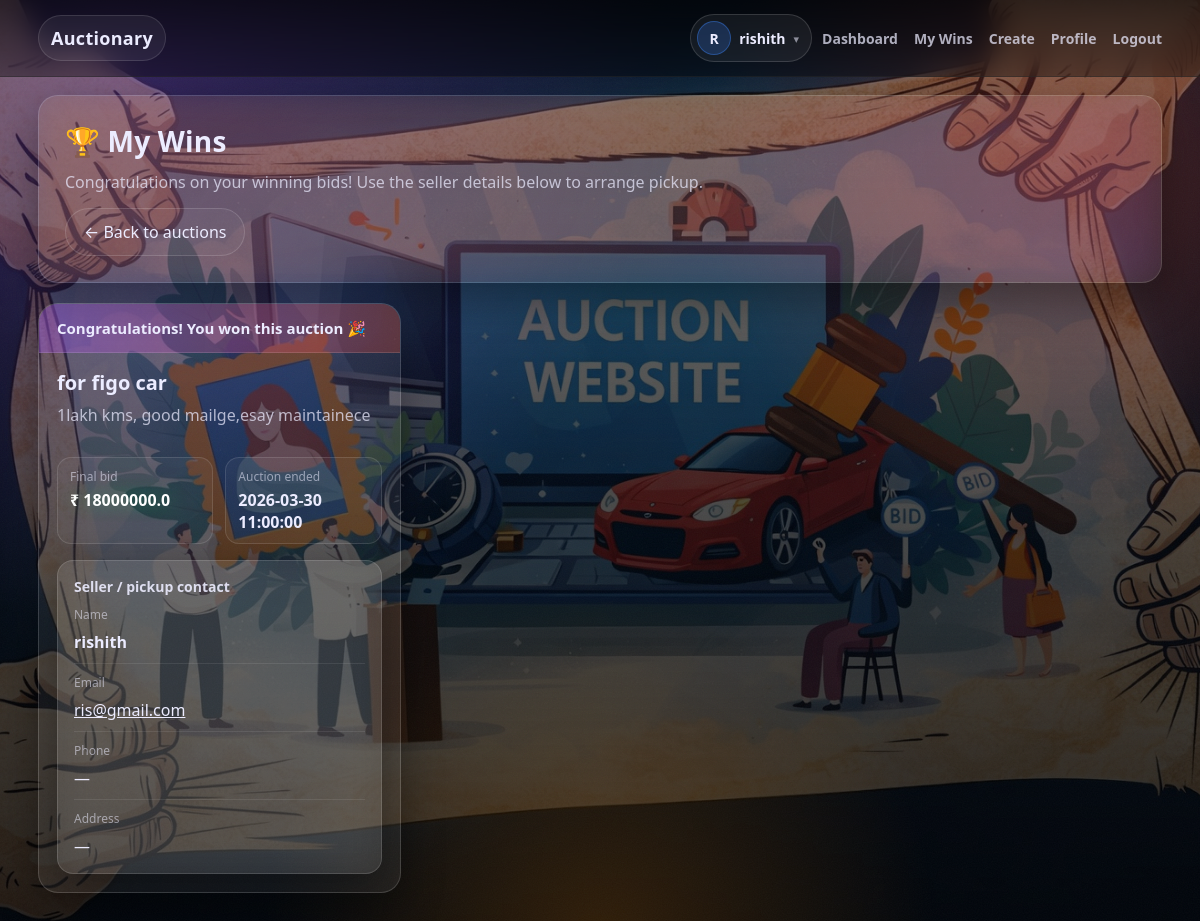
Screenshot of /my_wins (signed in) with the database file from the repository.
### app.py (models this page shows)
class User(db.Model, UserMixin):
    id = db.Column(db.Integer, primary_key=True)
    username = db.Column(db.String(100))
    email = db.Column(db.String(100), unique=True)
    password = db.Column(db.String(200))
    role = db.Column(db.String(20), default='user')
    contact_number = db.Column(db.String(20))
    address = db.Column(db.String(200))

class Item(db.Model):
    id = db.Column(db.Integer, primary_key=True)
    name = db.Column(db.String(200))
    description = db.Column(db.Text)
    starting_price = db.Column(db.Float)
    current_price = db.Column(db.Float)
    start_time = db.Column(db.DateTime, default=datetime.now)
    end_time = db.Column(db.DateTime)
    status = db.Column(db.String(20), default='active')
    seller_id = db.Column(db.Integer, db.ForeignKey('user.id'))
    winner_id = db.Column(db.Integer, db.ForeignKey('user.id'))
    image = db.Column(db.String(200))
    winner_login_notified = db.Column(db.Boolean, default=False)

### app.py (the view)
@app.route('/my_wins')
@login_required
def my_wins():
    wins = Item.query.filter_by(winner_id=current_user.id, status='sold').all()
    data = []
    for item in wins:
        seller = User.query.get(item.seller_id)
        data.append({'item': item, 'seller': seller})
    return render_template('my_wins.html', wins=data)

### app.py (called while the page is built)
@login_manager.user_loader
def load_user(user_id):
    return User.query.get(int(user_id))

### templates/my_wins.html (shortened to what this page needs)
{% extends "base.html" %}
{% block content %}
<div class="win-hero glass-card">
    <div class="win-hero-inner">
        <h1 class="win-hero-title">🏆 My Wins</h1>
        <p class="win-hero-sub">Congratulations on your winning bids! Use the seller details below to arrange pickup.</p>
        <a class="btn btn-ghost" href="{{ url_for('dashboard') }}">← Back to auctions</a>
    </div>
</div>
<section class="wins-grid">
    {% for row in wins %}
    {% set it = row.item %}
    {% set s = row.seller %}
    <article class="win-card glass-card">
        <div class="win-card-banner">Congratulations! You won this auction 🎉</div>
        <h2 class="win-item-name">{{ it.name }}</h2>
        <p class="auction-desc">{{ it.description }}</p>
        <div class="win-details-grid">
            <div class="meta-item">
                <span class="meta-label">Final bid</span>
                <span class="meta-value win-highlight">₹ {{ it.current_price }}</span>
            </div>
            <div class="meta-item">
                <span class="meta-label">Auction ended</span>
                <span class="meta-value">{{ it.end_time }}</span>
            </div>
        </div>
        <div class="seller-box glass-card">
            <h3 class="history-title" style="margin-top:0;">Seller / pickup contact</h3>
            {% if s %}
            <ul class="seller-list">
                <li><span class="meta-label">Name</span> <strong>{{ s.username }}</strong></li>
                <li><span class="meta-label">Email</span> <a href="mailto:{{ s.email }}">{{ s.email }}</a></li>
                <li><span class="meta-label">Phone</span> {{ s.contact_number or '—' }}</li>
                <li><span class="meta-label">Address</span> {{ s.address or '—' }}</li>
            </ul>
            {% else %}
            <p class="muted">Seller record missing.</p>
            {% endif %}
        </div>
    </article>
    {% endfor %}
</section>
{% endblock %}

### templates/base.html (shortened to what this page needs)
<!DOCTYPE html>
<html lang="en">
<head>
    <link rel="stylesheet" href="{{ url_for('static', filename='css/style.css') }}">
</head>
<body>
    <header class="top-header">
        <div class="container nav-wrap">
            <a class="brand" href="{% if current_user.is_authenticated %}{{ url_for('dashboard') }}{% else %}{{ url_for('login') }}{% endif %}">
                Auctionary
            </a>
            <div class="nav-actions">
            {% if current_user.is_authenticated %}
            <details class="nav-profile">
                <summary class="nav-profile-trigger">
                    <span class="nav-profile-avatar">
                        {{ current_user.username[0]|upper }}
                    </span>
                    <span class="nav-profile-name">
                        {{ current_user.username }}
                    </span>
                    <span class="nav-profile-chevron">▾</span>
                </summary>
            </details>
            {% endif %}
            <nav class="nav-list-wrapper">
                <ul class="nav-list">
                    {% if current_user.is_authenticated %}
                        <li><a class="nav-link" href="{{ url_for('dashboard') }}">Dashboard</a></li>
                        {% if current_user.role == 'admin' %}
                            <li>
                                <a class="nav-link admin-highlight" href="{{ url_for('admin_dashboard') }}">
                                    👑 Admin Panel
                                </a>
                            </li>
                            <li><a class="nav-link" href="{{ url_for('admin_add_item') }}">Add Item</a></li>
                            <li><a class="nav-link" href="{{ url_for('admin_users') }}">Users</a></li>
                            <li><a class="nav-link" href="{{ url_for('admin_bids') }}">Bids</a></li>
                        {% else %}
                            <li><a class="nav-link" href="{{ url_for('my_wins') }}">My Wins</a></li>
                            <li><a class="nav-link" href="{{ url_for('create') }}">Create</a></li>
                        {% endif %}
                        <li><a class="nav-link" href="{{ url_for('profile') }}">Profile</a></li>
                        <li><a class="nav-link" href="{{ url_for('logout') }}">Logout</a></li>
                    {% else %}
                        <li><a class="nav-link" href="{{ url_for('login') }}">Login</a></li>
                        <li><a class="nav-link" href="{{ url_for('register') }}">Register</a></li>
                    {% endif %}
                </ul>
            </nav>
            </div>
        </div>
    </header>
    <main class="page fade-in">
        <div class="container">
            {% block content %}{% endblock %}
        </div>
    </main>
</body>
</html>

### rows the page displays
User: username "R", username "rishith", username "rishith", email "ris@gmail.com", contact_number "—", address "—"
Item: name "for figo car", description "1lakh kms, good mailge,esay maintainece", current_price "18000000.0", end_time "2026-03-30 11:00:00"
